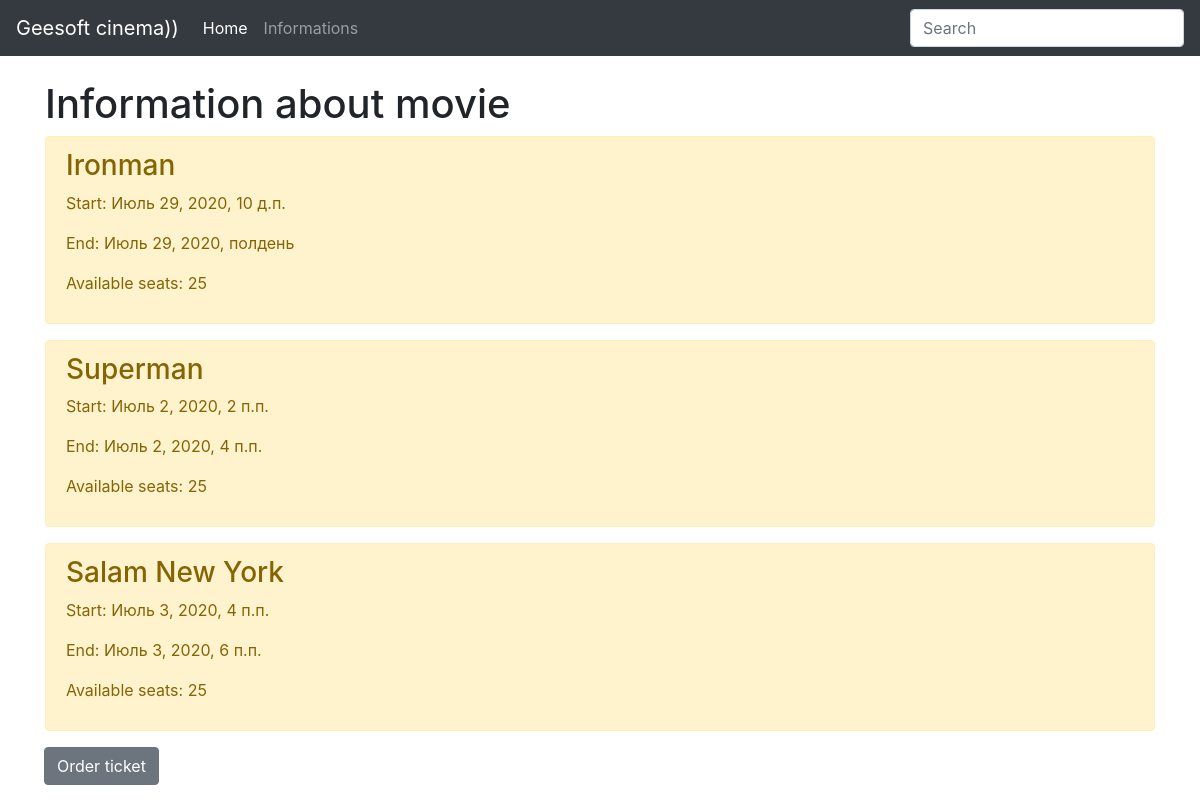
Screenshot of /info with the database file from the repository.
### cinema/models.py (models this page shows, shortened)
class MoviePlay(models.Model):
    movie = models.CharField('movie', max_length=50)
    start = models.DateTimeField()
    end = models.DateTimeField()
    available_seats = models.IntegerField()

### cinema/views.py (the view)
# urls.py: path('info', views.info, name='information'),
def info(request):
    info = MoviePlay.objects.all()
    return render(request, 'cinema/info.html', {'info': info})

### cinema/templates/cinema/info.html (shortened to what this page needs)
<!DOCTYPE html>
<html lang="ru">
<head>
    <link rel="stylesheet" href="https://stackpath.bootstrapcdn.com/bootstrap/4.5.0/css/bootstrap.min.css">
</head>
<body>
    <nav class="navbar navbar-expand navbar-dark bg-dark">
        <a class="navbar-brand" href="#">Geesoft cinema))</a>
        <div class="collapse navbar-collapse" id="navbarsExample02">
          <ul class="navbar-nav mr-auto">
            <li class="nav-item active">
              <a class="nav-link" href="/">Home <span class="sr-only">(current)</span></a>
            </li>
            <li class="nav-item">
              <a class="nav-link" href="{% url 'information' %}">Informations</a>
            </li>
          </ul>
          <form class="form-inline my-2 my-md-0">
            <input class="form-control" type="text" placeholder="Search">
          </form>
        </div>
      </nav><br>
    <div class="container">
    <h1 class="">Information about movie</h1>
    {% if info %}
        {% for information in info %}
            <div class="alert alert-warning mt-2">
                <h3>{{ information.movie }}</h3>
                <p>Start: {{ information.start }}</p>
                <p>End: {{ information.end }}</p>
                <p>Available seats: {{ information.available_seats }}</p>
            </div>
        {% endfor %}
    {% endif %}
    <div class="input-group-append">
        <a href="{% url 'order' %}" class="btn btn-secondary">Order ticket</a>
    </div>
</body>
</html>

### rows the page displays
MoviePlay: movie "Ironman", start "Июль 29, 2020, 10 д.п.", end "Июль 29, 2020, полдень", available_seats "25"
MoviePlay: movie "Superman", start "Июль 2, 2020, 2 п.п.", end "Июль 2, 2020, 4 п.п.", available_seats "25"
MoviePlay: movie "Salam New York", start "Июль 3, 2020, 4 п.п.", end "Июль 3, 2020, 6 п.п.", available_seats "25"
